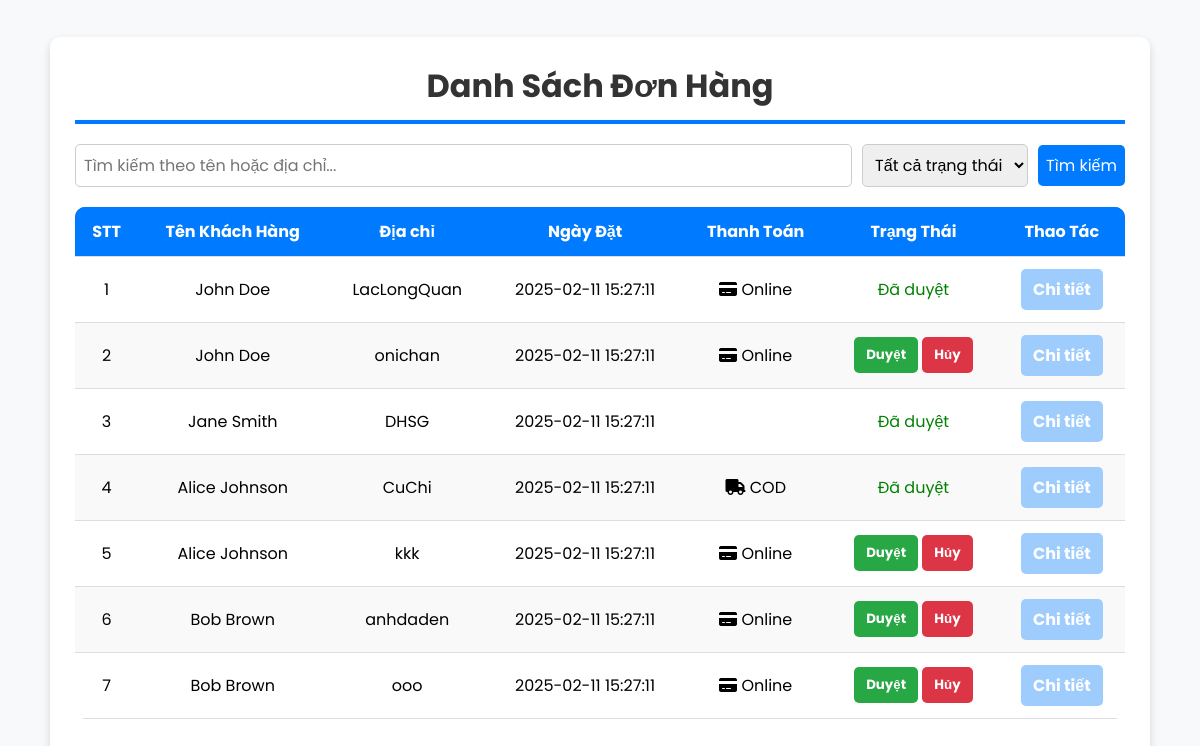
Before: /FrontEnd/AdminUI/quanlidonhang/danhsachdonhang.php with the older database file.
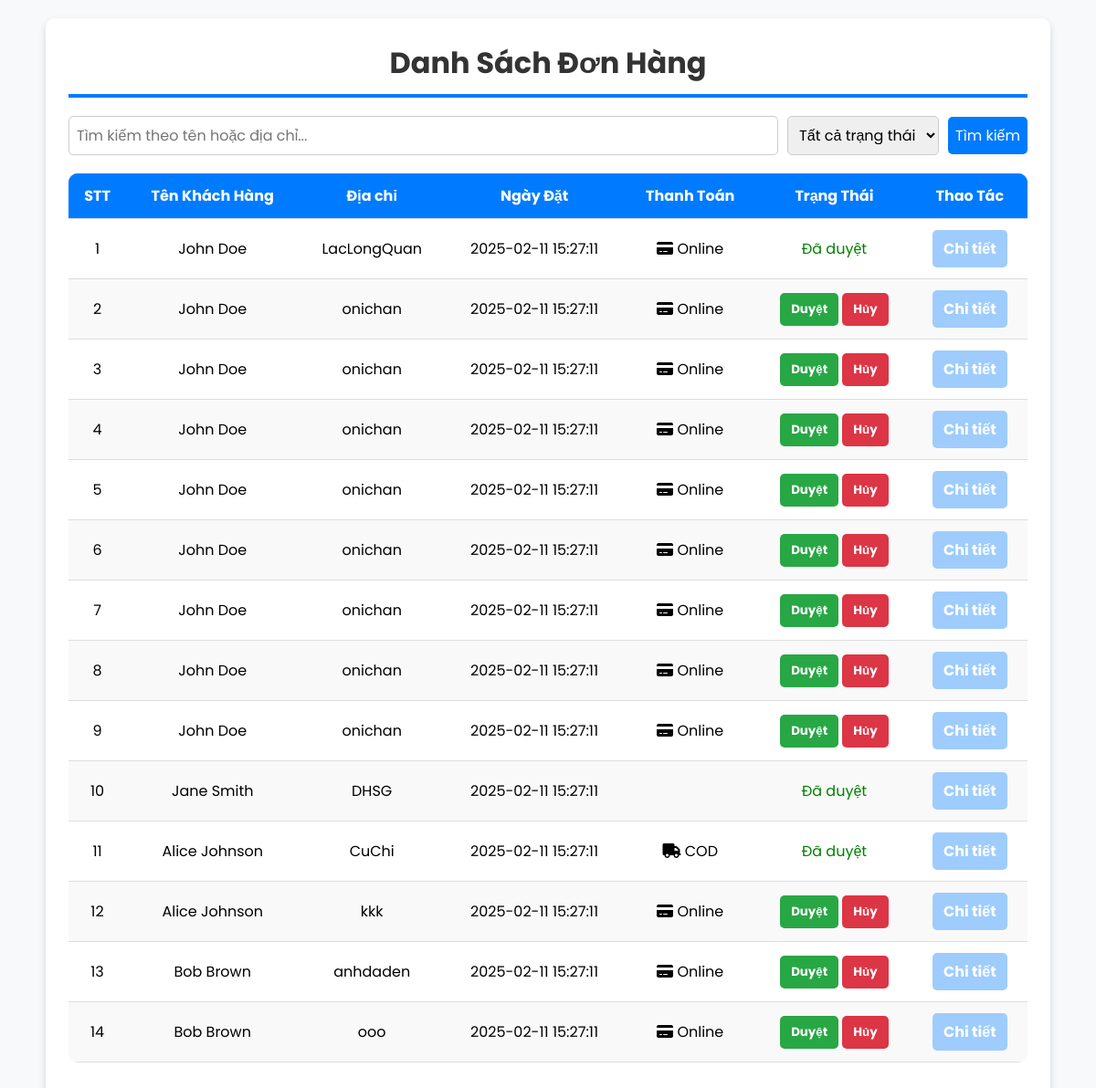
After: the same page with the newer database file.
### tables this page shows
CREATE TABLE IF NOT EXISTS orders (
    order_id INT AUTO_INCREMENT PRIMARY KEY,
    user_id INT,
    order_date TIMESTAMP DEFAULT CURRENT_TIMESTAMP,
    total_amount DECIMAL(10, 2) NOT NULL,
    status_id INT,
    payment_method VARCHAR(50) NOT NULL,
    address VARCHAR(50),
    FOREIGN KEY (user_id) REFERENCES user(user_id)
        ON DELETE CASCADE
        ON UPDATE CASCADE,
    FOREIGN KEY (status_id) REFERENCES status(id)
        ON DELETE SET NULL
        ON UPDATE CASCADE
);

CREATE TABLE IF NOT EXISTS user (
    user_id INT AUTO_INCREMENT PRIMARY KEY,
    full_name VARCHAR(100) NOT NULL,
    account_id INT unique,
    profile_picture VARCHAR(255),
    date_of_birth DATE,
    created_at TIMESTAMP DEFAULT CURRENT_TIMESTAMP,
    updated_at TIMESTAMP DEFAULT CURRENT_TIMESTAMP ON UPDATE CURRENT_TIMESTAMP,
    FOREIGN KEY (account_id) REFERENCES account(account_id)
        ON DELETE CASCADE
        ON UPDATE CASCADE
);

### FrontEnd/AdminUI/quanlidonhang/danhsachdonhang.php (the view, shortened to what this page needs)
<html lang="en">
<head>
    <link rel="stylesheet" href="https://cdnjs.cloudflare.com/ajax/libs/font-awesome/6.0.0-beta3/css/all.min.css">
</head>
<body>
    <div class="container">
        <h1>Danh Sách Đơn Hàng</h1>
        <div class="filter">
            <input class="input1" type="text" id="search-input" placeholder="Tìm kiếm theo tên hoặc địa chỉ...">
            <select id="status-filter">
                <option value="">Tất cả trạng thái</option>
            </select>
            <button id="filter-btn">Tìm kiếm</button>
        </div>
        <table>
            <thead>
                <tr>
                    <th>STT</th>
                    <th>Tên Khách Hàng</th>
                    <th>Địa chỉ</th>
                    <th>Ngày Đặt</th>
                    <th>Thanh Toán</th>
                    <th>Trạng Thái</th>
                    <th>Thao Tác</th>
                </tr>
            </thead>
            <tbody id="order-list">
                <?php
                    $conn = mysqli_connect("localhost", "root", "", "web2_sql");
                    $query_lietke_dh = "SELECT orders.order_id, user.full_name, orders.order_date, orders.payment_method, status.id, orders.address
                                        FROM orders
                                        JOIN user ON orders.user_id = user.user_id
                                        JOIN status ON status.id = orders.status_id;";
                    $result = mysqli_query($conn, $query_lietke_dh);
                    $i = 0;
                    while ($row = mysqli_fetch_array($result)) {
                        $i++;
                ?>
                <tr>
                    <td><?= $i ?></td>
                    <td><?= htmlspecialchars($row['full_name']) ?></td>
                    <td><?= htmlspecialchars($row['address']) ?></td>
                    <td><?= htmlspecialchars($row['order_date']) ?></td>
                    <td>
                        <?php
                            if ($row['payment_method'] == 'Cash') {
                                echo '<i class="fas fa-truck"></i> COD';
                            } elseif ($row['payment_method'] == 'Credit Card') {
                                echo '<i class="fas fa-credit-card"></i> Online';
                            }
                        ?>
                    </td>
                    <td>
                        <?php
                            if ($row['id'] == '4') {
                                echo '<span class="status-approved">Đã duyệt</span>';
                            } else if ($row['id'] == '2') {
                                echo '<span class="status-refused">Đã hủy</span>';
                            }else {
                                echo '
                                    <form method="POST" action="../../../BackEnd/Model/quanlidonhang/xulidonhang.php" style="display:inline;">
                                        <input type="hidden" name="order_id" value="'.$row['order_id'].'">
                                        <button type="submit" name="approve" class="btn approve-btn">Duyệt</button>
                                    </form>
                                    <form method="POST" action="../../../BackEnd/Model/quanlidonhang/xulidonhang.php" style="display:inline;">
                                        <input type="hidden" name="order_id" value="'.$row['order_id'].'">
                                        <button type="submit" name="cancel" class="btn cancel-btn">Hủy</button>
                                    </form>
                                ';
                            }
                        ?>
                    </td>
                    <td>
                        <a href="chitietdonhang.php?order_id=<?= $row['order_id'] ?>" class="btn detail-btn"><b></b>Chi tiết</a>
                    </td>
                </tr>
                <?php
                    }
                ?>
            </tbody>
        </table>
    </div>
</body>
</html>

### FrontEnd/AdminUI/quanlidonhang/danhsachdonhang.php (style rules this page uses)
* { margin: 0; padding: 0; box-sizing: border-box; font-family: 'Poppins', sans-serif; }
body { background-color: #f8f9fa; display: flex; justify-content: center; align-items: center; min-height: 100vh; padding: 20px; }
.container { width: 100%; max-width: 1100px; background: white; padding: 25px; border-radius: 10px; box-shadow: 0 4px 8px rgba(0, 0, 0, 0.15); }
h1 { text-align: center; color: #333; margin-bottom: 20px; border-bottom: 4px solid #007bff; padding-bottom: 10px; }
table { width: 100%; border-collapse: collapse; background: white; border-radius: 10px; overflow: hidden; }
thead { background: #007bff; color: white; font-weight: bold; }
thead tr { background: #007bff !important; }
th, td { padding: 12px; text-align: center; border-bottom: 1px solid #ddd; }
tbody tr:nth-child(even) { background: #f9f9f9; }
.btn { display: inline-block; padding: 8px 12px; border-radius: 5px; text-decoration: none; font-weight: bold; transition: 0.3s; border: none; cursor: pointer; }
.approve-btn { background: #28a745; color: white; }
.cancel-btn { background: #dc3545; color: white; }
.detail-btn { background:rgb(158, 204, 253); color: white; }
.status-approved { color: green; }
.filter { display: flex; gap: 10px; margin-bottom: 20px; align-items: center; justify-content: space-between; flex-wrap: wrap; }
.filter input, .filter select, .filter button { padding: 8px; font-size: 16px; border: 1px solid #ccc; border-radius: 5px; }
.filter input { flex: 1; min-width: 200px; }
.filter button { background: #007bff; color: white; cursor: pointer; border: none; transition: 0.3s; }

Changed rows visible on the page:
added orders: user.full_name "John Doe", address "onichan", order_date "2025-02-11 15:27:11", payment_method "Credit Card" (drawn)
added orders: user.full_name "John Doe", address "onichan", order_date "2025-02-11 15:27:11", payment_method "Credit Card" (drawn)
added orders: user.full_name "John Doe", address "onichan", order_date "2025-02-11 15:27:11", payment_method "Credit Card" (drawn)
added orders: user.full_name "John Doe", address "onichan", order_date "2025-02-11 15:27:11", payment_method "Credit Card" (drawn)
added orders: user.full_name "John Doe", address "onichan", order_date "2025-02-11 15:27:11", payment_method "Credit Card" (drawn)
added orders: user.full_name "John Doe", address "onichan", order_date "2025-02-11 15:27:11", payment_method "Credit Card" (drawn)
added orders: user.full_name "John Doe", address "onichan", order_date "2025-02-11 15:27:11", payment_method "Credit Card" (drawn)
